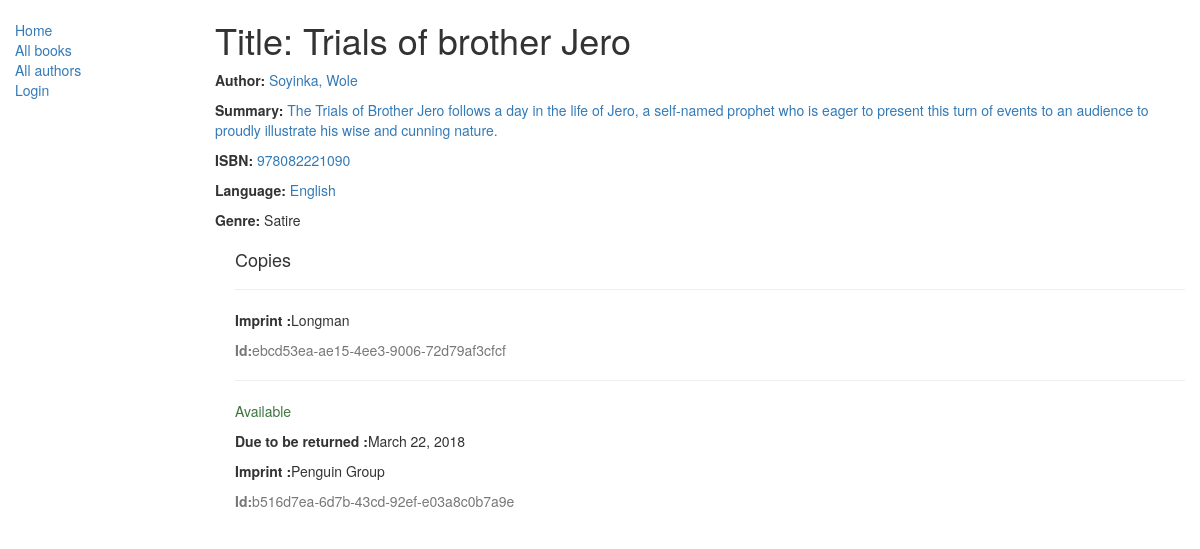
/catalog/books/1, run on the app's committed database.
### catalog/models.py (models this page shows, shortened)
class Book(models.Model):
    title = models.CharField(max_length=200)
    author = models.ForeignKey('Author', on_delete=models.SET_NULL, null=True)
    summary = models.TextField(max_length=1000, help_text='Enter a brief description of the book')
    isbn = models.CharField('ISBN',max_length=13, help_text='13 Character <a href="https://www.isbn-international.org/content/what-isbn">ISBN number</a>')
    genre = models.ManyToManyField(Genre, help_text='Select a genre for this book')
    language = models.ForeignKey('Language', on_delete=models.SET_NULL, null=True)
    def display_genre(self):
        """
        Creates a string for the Genre. This is required to display genre in Admin.
        """
        return ', '.join([ genre.name for genre in self.genre.all()[:3] ])
    display_genre.short_description = 'Genre'

class Author(models.Model):
    first_name = models.CharField(max_length=100)
    last_name = models.CharField(max_length=100)
    date_of_birth = models.DateField(null=True, blank=True)
    date_of_death = models.DateField('Died', null=True, blank=True)
    class Meta:
        ordering = ["last_name","first_name"]
    def __str__(self):
        return '{0}, {1}'.format(self.last_name,self.first_name)

class Language(models.Model):
    name = models.CharField(max_length=200, help_text="Enter a the book's natural language (e.g. English, French, Japanese etc.)")
    def __str__(self):
        return self.name

class Genre(models.Model):
    name = models.CharField(max_length=200, help_text="Enter a book genre (e.g. Science Fiction, French Poetry etc.)")
    def __str__(self):
        return self.name

class BookInstance(models.Model):
    id = models.UUIDField(primary_key=True, default=uuid.uuid4, help_text="Unique ID for this particular book across whole library")
    book = models.ForeignKey('Book', on_delete=models.SET_NULL, null=True)
    imprint = models.CharField(max_length=200)
    due_back = models.DateField(null=True, blank=True)
    LOAN_STATUS = (
        ('m', 'Maintenance'),
        ('o', 'On loan'),
        ('a', 'Available'),
        ('r', 'Reserved'),
    )
    status = models.CharField(max_length=1, choices=LOAN_STATUS, blank=True, default='m', help_text='Book availability')
    class Meta:
        ordering = ["due_back"]

### catalog/views.py (the view)
# urls.py: path('books/<int:pk>', views.book_detail_view, name = 'book-detail'),
def book_detail_view(request , pk):
    book_id = Book.objects.get(pk = pk)
    return render(
        request,
        'catalog/book_detail.html',
        context ={'book': book_id}
    )

### catalog/templates/catalog/book_detail.html
{% extends "catalog/base_generic.html" %}
{% block content %}
    <h1>Title: {{book.title}}</h1>
    <p><strong>Author: </strong><a href = ""> {{book.author}}</a></p>
    <p><strong>Summary: </strong><a href = ""> {{book.summary}}</a></p>
    <p><strong>ISBN: </strong><a href = ""> {{book.isbn}}</a></p>
    <p><strong>Language: </strong><a href = "{% url 'author-detail' book.author.pk %}"> {{book.language}}</a></p>
    <p><strong>Genre: </strong>{% for genre in book.genre.all %} {{genre}}{% if not forloop.last %}, {%endif %} {% endfor %}</p>
    <div  style ="margin-left: 20px; margin-top:20px;" >
        <h4>Copies</h4>
        {% for copy in book.bookinstance_set.all %}
            <hr>
            <p class = "{% if copy.status == 'a' %}text-success{% elif copy.status == 'm' %}text-danger{% else %}text-warning{% endif %}">{{ copy.get_status_display }}</p>
            {% if copy.status == 'a' %}
                <p><strong>Due to be returned :</strong>{{copy.due_back}}</p>
            {% endif %}
            <p><strong>Imprint :</strong>{{copy.imprint}}</p>
            <p class = "text-muted"><strong>Id:</strong>{{copy.id}}</p>
        {% endfor %}
    </div>
{% endblock %}

### data on the page
Book: title "Trials of brother Jero", author "Soyinka, Wole", summary "The Trials of Brother Jero follows a day in the life of Jero, a self-named prophet who is eager to present this turn of events to an audience to proudly illustrate his wise and cunning nature.", isbn "978082221090", language "English"
Genre: name "Satire"
BookInstance: imprint "Longman", id "ebcd53ea-ae15-4ee3-9006-72d79af3cfcf"
BookInstance: status "Available", due_back "March 22, 2018", imprint "Penguin Group", id "b516d7ea-6d7b-43cd-92ef-e03a8c0b7a9e"
